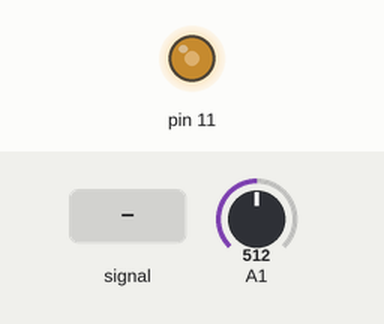
This sketch was run on a simulated Arduino Uno, built with avr-gcc and run on an emulated ATmega328P. Parts: output pins drawn as LEDs (lit = HIGH). The test bench sets the inputs (shaded band); at power-on: A1 = 512.

Above: at 0.09 s.
At 1.2 s:
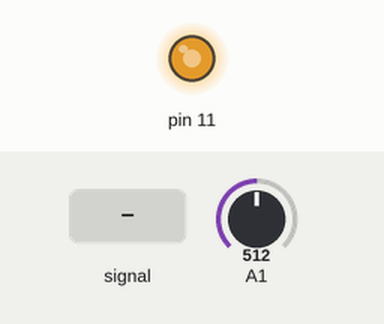
1.3 s: A1 fed a 200 Hz sine of ±81 counts around its level
Timing chart, 0 to 2.4 s (numbered marks = the images above; inputs shaded):
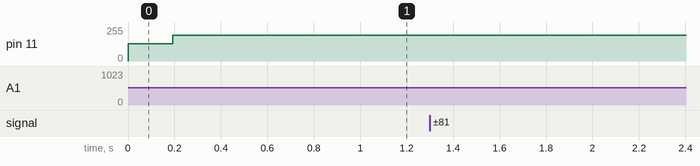

The sketch:

echo_convolution.ino
```cpp
/*
 *
 */


#define cbi(sfr, bit) (_SFR_BYTE(sfr) &= ~_BV(bit))
#define sbi(sfr, bit) (_SFR_BYTE(sfr) |= _BV(bit))

boolean div32;
boolean div16;
boolean div8;

volatile boolean f_sample;
volatile byte audio_in;
volatile byte audio_out;

byte echo_buffer[1500];

void setup()
{
  sbi(ADMUX,ADLAR);  // 8-Bit ADC no registrador ADCH
  sbi(ADMUX,REFS0);  // VCC Referencia
  cbi(ADMUX,MUX0);   // Seta multiplexador da entrada para o canal 0
  cbi(ADMUX,MUX1);


  // setar modo Timer2 PWM
  sbi (TCCR2A, COM2A1);
  sbi (TCCR2A, WGM21);

  cbi (TCCR2B, WGM22);

  // Timer2 Clock Prescaler to : 1
  sbi (TCCR2B, CS20);
  cbi (TCCR2B, CS22);

  // habilitar porta do Timer2 PWM
  sbi(DDRB,3);                    // seta o pino digital 11 como saida
  sbi (TIMSK2,TOIE2);              // liga Timer2 Interrupt

}

int i = 0;


void loop()
{
  while (!f_sample);         // esperar pelo valor de amostra vindo do ADC
  f_sample=false;

  audio_out = audio_in + echo_buffer[i+1]; //SOMA AMOSTRA ATUAL COM O ECO DE AMPLITUDE PELA METADE(SO TEM UM IMPULSO)
  if(i+1<=1499)OCR2A=audio_out;                // output audio na  porta PWM (pin 11)
  else OCR2A = audio_in;
}
//na inturrupcao amostra é retirada em: 16Mhz / 256 / 2 / 2/ 2 = 7812 Hz
ISR(TIMER2_OVF_vect) {

  div32=!div32;
  if (div32){
    div8=!div8;
    if (div8) //MAIS UM CONDICIONAL PARA DIMINUIR A FREQUENCIA DE AMOSTRAGEM E TORNAR O DELAY APARENTE
      {
          div16=!div16;  //
          if (div16) {
             sbi(ADMUX,MUX0);               // seta o multiplexador para o canal 1
          }
          else
          {
            audio_in=ADCH;                    // pega ADC do canal 1
            cbi(ADMUX,MUX0);               // seta o multiplexador para o canal 0
            f_sample=true;
            i++;//ANDAR COM O BUFFER
            echo_buffer[i] = audio_in*0.5;//ARMAZENA AMOSTRA ATUAL

            if (i == 1499)
            {
              i = 0;
            }
          }
      }
    sbi(ADCSRA,ADSC);
  }

}
```
